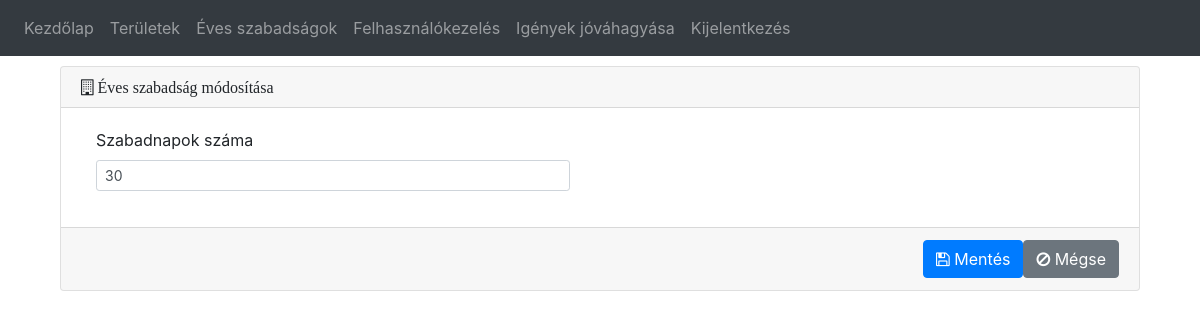
The page /annualholiday/edit/2 (signed in) on the database as committed earlier.
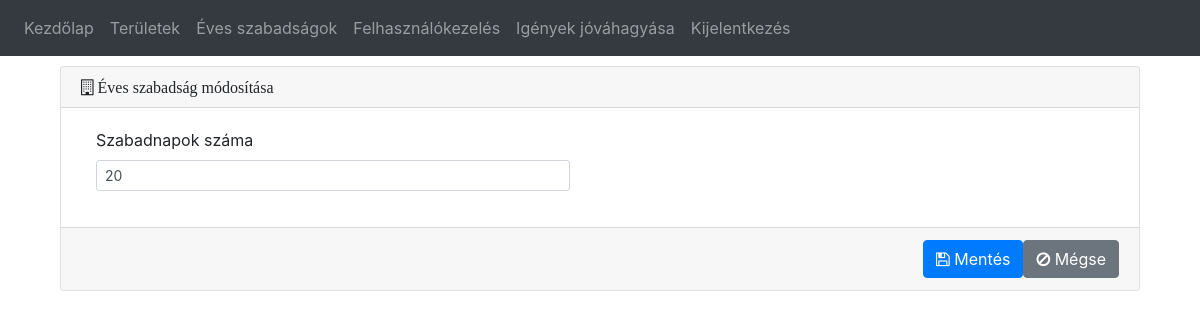
The same page on the database as committed later.
### website/models.py (models this page shows)
class AnnualHoliday(db.Model):
    id = db.Column(db.Integer, primary_key=True)
    year = db.Column(db.Integer)
    user_id = db.Column(db.Integer, db.ForeignKey('user.id'), nullable=False)
    days_off = db.Column(db.Integer, nullable=False)
    user = db.relationship('User', back_populates="annualholidays") #, backref=db.backref('users', lazy=True)

### website/annualholidays.py (the view)
@annualholidays.route('/annualholiday/edit/<int:annualholiday_id>', methods=['GET', 'POST'])
@login_required
def annualHolidayEdit(annualholiday_id):
    if request.method == 'POST':
        days_off = request.form.get('days_off')
        try:
            days_off = int(days_off)
            if (days_off > 0) and (days_off < 366):
                annualHoliday = AnnualHoliday.query.get(annualholiday_id)
                if annualHoliday is not None:
                    annualHoliday.days_off = days_off
                    db.session.commit()
                    flash('Éves szabadság rögzítve', category='success')
                    return redirect("/annualholiday")
                else:
                    flash('Nem sikerült megtalálni a módosítandó éves szabadságot', category='error')
            else:
               flash('Napok száma 1 és 365 között lehet', category='error')
        except:
            flash('Érvénytelen szabadnap szám', category='error')
    else:
        if request.method == 'GET':
            annualHoliday = AnnualHoliday.query.get(annualholiday_id)
            if annualHoliday:
                return render_template("annualholiday_edit.html", user=current_user, holiday=annualHoliday)
            else:
                flash('Invalid annualHolidayID for edit', category='error')
    return render_template("annualholiday_edit.html", user=current_user)

### website/templates/annualholiday_edit.html
{% extends "base.html" %} {% block title %}Éves szabadságok{% endblock %}
{% block content %}
{% with caption='Éves szabadság módosítása', image='fa fa-building-o' %}
{% include "card_header.html" %}
{% endwith %}
                        <div class="card-body">
                            <div class="row">
                              <div class="col-md-6">
                                    <div class="form-group days_off_form_group">
                                        <label class="col-sm-12 control-label">
                                            Szabadnapok száma
                                        </label>
                                        <div class="col-sm-12">
                                            <input id='days_off' class='form-control form-control-sm'
                                                name='days_off' type='number' value="{{holiday.days_off}}" min="1" max="366" style="width: 100%;"/>
                                        </div>
                                    </div>
                                </div>
                            </div>
                        </div>
{% with backurl='/annualholiday' %}
{% include "card_footer.html" %}
{% endwith %}
{% endblock %}

Rows that differ between the two databases and show on the page:
changed AnnualHoliday: days_off "30" → "20"
